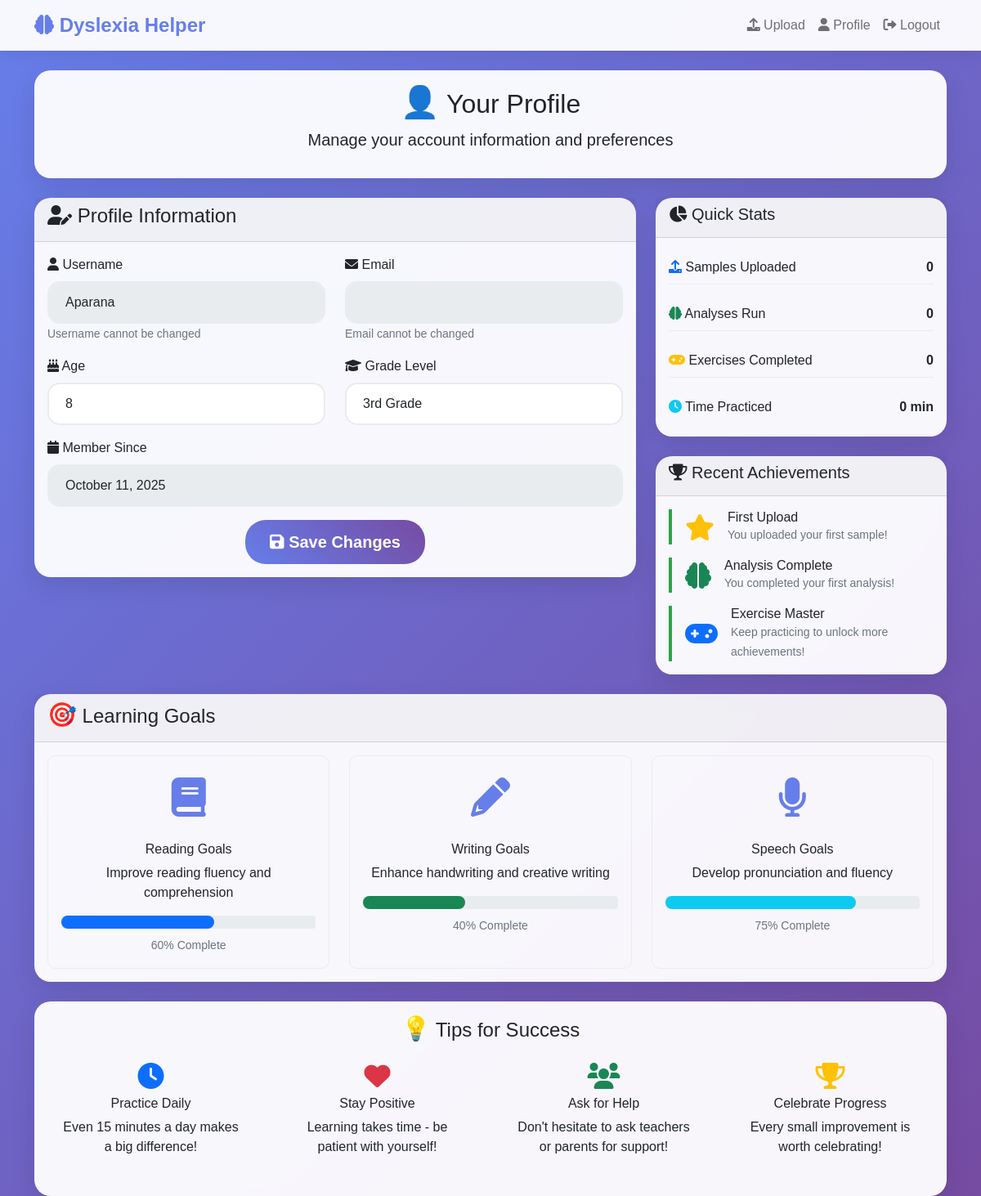
Page /profile/ (signed in) on the earlier database version.
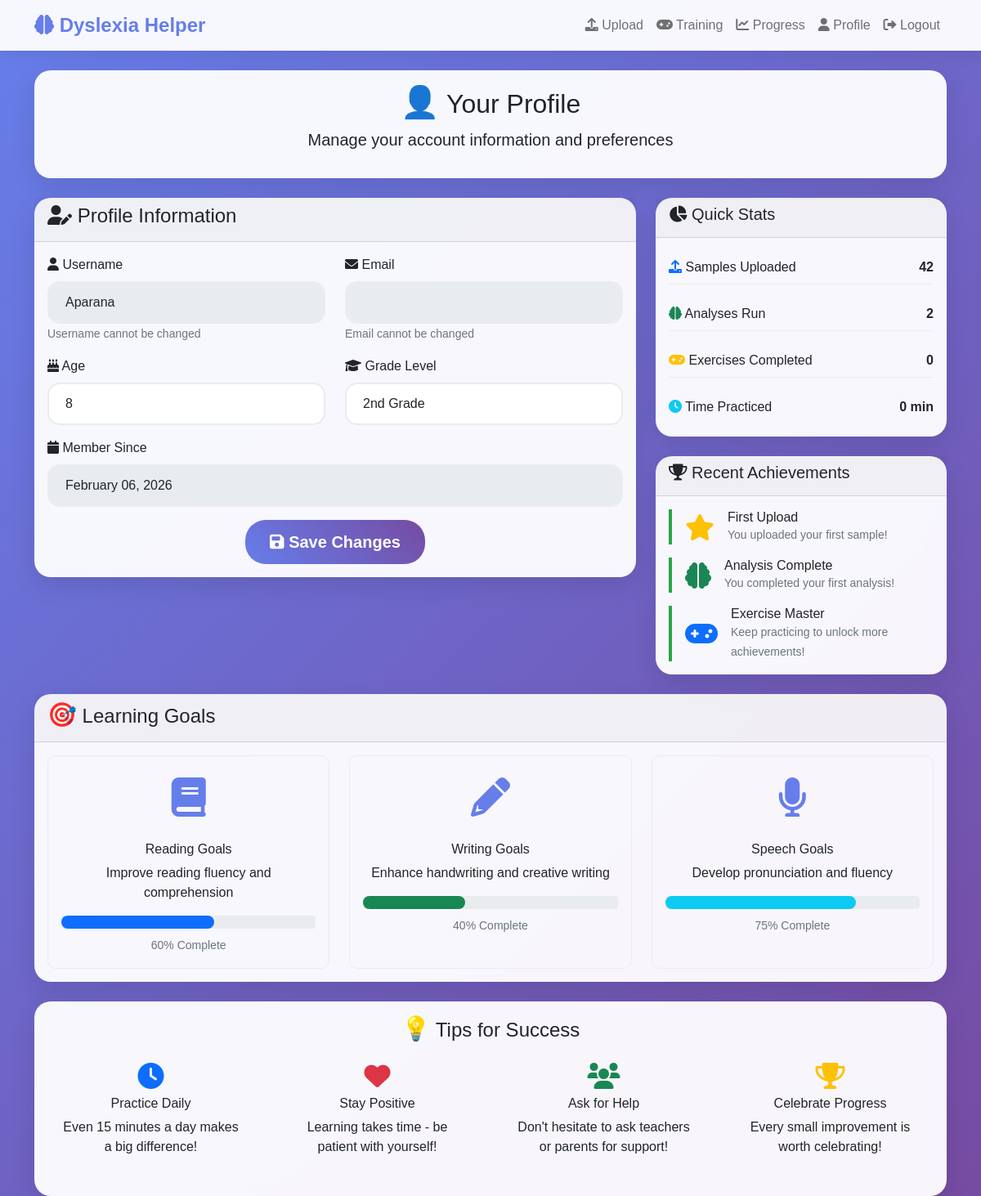
Same page on the later database version.
### data_collection/models.py (models this page shows, shortened)
class UserProfile(models.Model):
    user = models.OneToOneField(User, on_delete=models.CASCADE)
    age = models.IntegerField(null=True, blank=True)
    grade_level = models.CharField(max_length=20, null=True, blank=True)
    created_at = models.DateTimeField(auto_now_add=True)

### user_interface/views.py (the view)
# urls.py: path('profile/', views.profile, name='profile'),
@login_required
def profile(request):
    profile, created = UserProfile.objects.get_or_create(
        user=request.user,
        defaults={'age': 10, 'grade_level': '5th'}
    )
    if request.method == 'POST':
        profile.age = request.POST.get('age', profile.age)
        profile.grade_level = request.POST.get('grade_level', profile.grade_level)
        profile.save()
        messages.success(request, 'Profile updated successfully!')
        return redirect('profile')
    context = {
        'profile': profile,
    }
    return render(request, 'user_interface/profile.html', context)

### user_interface/context_processors.py (called while the page is built)
def detection_status(request):
    if request.user.is_authenticated:
        latest_detection = DetectionResult.objects.filter(user=request.user).order_by('-detection_timestamp').first()
        has_detection = False
        if latest_detection:
            if latest_detection.risk_level in ['medium', 'high'] or \
               latest_detection.dyslexia_probability > 0.4 or \
               latest_detection.dysgraphia_probability > 0.4:
                has_detection = True
        return {
            'has_detection': has_detection,
            'latest_detection_result': latest_detection
        }
    return {}

### user_interface/templates/user_interface/profile.html (shortened to what this page needs)
{% extends 'user_interface/base.html' %}
{% block content %}
<div class="row">
    <div class="col-12">
        <div class="card mb-4">
            <div class="card-body text-center">
                <h2><span class="emoji">👤</span> Your Profile</h2>
                <p class="lead">Manage your account information and preferences</p>
            </div>
        </div>
    </div>
</div>
<div class="row">
    <div class="col-md-8">
        <div class="card">
            <div class="card-header">
                <h4><i class="fas fa-user-edit"></i> Profile Information</h4>
            </div>
            <div class="card-body">
                <form method="post">
                    <div class="row">
                        <div class="col-md-6">
                            <div class="mb-3">
                                <label for="username" class="form-label">
                                    <i class="fas fa-user"></i> Username
                                </label>
                                <input type="text" class="form-control" value="{{ user.username }}" readonly>
                                <small class="form-text text-muted">Username cannot be changed</small>
                            </div>
                        </div>
                        <div class="col-md-6">
                            <div class="mb-3">
                                <label for="email" class="form-label">
                                    <i class="fas fa-envelope"></i> Email
                                </label>
                                <input type="email" class="form-control" value="{{ user.email }}" readonly>
                                <small class="form-text text-muted">Email cannot be changed</small>
                            </div>
                        </div>
                    </div>
                    <div class="row">
                        <div class="col-md-6">
                            <div class="mb-3">
                                <label for="age" class="form-label">
                                    <i class="fas fa-birthday-cake"></i> Age
                                </label>
                                <input type="number" class="form-control" name="age" id="age"
                                       value="{{ profile.age }}" min="5" max="18" required>
                            </div>
                        </div>
                        <div class="col-md-6">
                            <div class="mb-3">
                                <label for="grade_level" class="form-label">
                                    <i class="fas fa-graduation-cap"></i> Grade Level
                                </label>
                                <select class="form-control" name="grade_level" id="grade_level" required>
                                    <option value="2nd" {% if profile.grade_level == '2nd' %}selected{% endif %}>2nd Grade</option>
                                    <option value="3rd" {% if profile.grade_level == '3rd' %}selected{% endif %}>3rd Grade</option>
                                </select>
                            </div>
                        </div>
                    </div>
                    <div class="mb-3">
                        <label for="created_at" class="form-label">
                            <i class="fas fa-calendar"></i> Member Since
                        </label>
                        <input type="text" class="form-control" value="{{ profile.created_at|date:'F d, Y' }}" readonly>
                    </div>
                    <div class="text-center">
                        <button type="submit" class="btn btn-primary btn-lg">
                            <i class="fas fa-save"></i> Save Changes
                        </button>
                    </div>
                </form>
            </div>
        </div>
    </div>
    <div class="col-md-4">
        <div class="card mb-4">
            <div class="card-header">
                <h5><i class="fas fa-chart-pie"></i> Quick Stats</h5>
            </div>
            <div class="card-body">
                <div class="stat-item mb-3">
                    <div class="d-flex justify-content-between">
                        <span><i class="fas fa-upload text-primary"></i> Samples Uploaded</span>
                        <span class="fw-bold">{{ user.handwritingsample_set.count|add:user.speechsample_set.count }}</span>
                    </div>
                </div>
                <div class="stat-item mb-3">
                    <div class="d-flex justify-content-between">
                        <span><i class="fas fa-brain text-success"></i> Analyses Run</span>
                        <span class="fw-bold">{{ user.detectionresult_set.count }}</span>
                    </div>
                </div>
                <div class="stat-item mb-3">
                    <div class="d-flex justify-content-between">
                        <span><i class="fas fa-gamepad text-warning"></i> Exercises Completed</span>
                        <span class="fw-bold">{{ user.exercisesession_set.count }}</span>
                    </div>
                </div>
                <div class="stat-item">
                    <div class="d-flex justify-content-between">
                        <span><i class="fas fa-clock text-info"></i> Time Practiced</span>
                        <span class="fw-bold">{{ user.exercisesession_set.aggregate.total_time|default:0 }} min</span>
                    </div>
                </div>
            </div>
        </div>
        <div class="card">
            <div class="card-header">
                <h5><i class="fas fa-trophy"></i> Recent Achievements</h5>
            </div>
            <div class="card-body">
                <div class="achievement-item mb-3">
                    <div class="d-flex align-items-center">
                        <i class="fas fa-star text-warning fa-2x me-3"></i>
                        <div>
                            <h6 class="mb-0">First Upload</h6>
                            <small class="text-muted">You uploaded your first sample!</small>
                        </div>
                    </div>
                </div>
                <div class="achievement-item mb-3">
                    <div class="d-flex align-items-center">
                        <i class="fas fa-brain text-success fa-2x me-3"></i>
                        <div>
                            <h6 class="mb-0">Analysis Complete</h6>
                            <small class="text-muted">You completed your first analysis!</small>
                        </div>
                    </div>
                </div>
                <div class="achievement-item">
                    <div class="d-flex align-items-center">
                        <i class="fas fa-gamepad text-primary fa-2x me-3"></i>
                        <div>
                            <h6 class="mb-0">Exercise Master</h6>
                            <small class="text-muted">Keep practicing to unlock more achievements!</small>
                        </div>
                    </div>
                </div>
            </div>
        </div>
    </div>
</div>
<div class="row mt-4">
    <div class="col-12">
        <div class="card">
            <div class="card-header">
                <h4><span class="emoji">🎯</span> Learning Goals</h4>
            </div>
            <div class="card-body">
                <div class="row">
                    <div class="col-md-4">
                        <div class="goal-card text-center">
                            <div class="feature-icon">
                                <i class="fas fa-book"></i>
                            </div>
                            <h6>Reading Goals</h6>
                            <p>Improve reading fluency and comprehension</p>
                            <div class="progress mb-2">
                                <div class="progress-bar bg-primary" style="width: 60%"></div>
                            </div>
                            <small class="text-muted">60% Complete</small>
                        </div>
                    </div>
                    <div class="col-md-4">
                        <div class="goal-card text-center">
                            <div class="feature-icon">
                                <i class="fas fa-pencil-alt"></i>
                            </div>
                            <h6>Writing Goals</h6>
                            <p>Enhance handwriting and creative writing</p>
                            <div class="progress mb-2">
                                <div class="progress-bar bg-success" style="width: 40%"></div>
                            </div>
                            <small class="text-muted">40% Complete</small>
                        </div>
                    </div>
                    <div class="col-md-4">
                        <div class="goal-card text-center">
                            <div class="feature-icon">
                                <i class="fas fa-microphone"></i>
                            </div>
                            <h6>Speech Goals</h6>
                            <p>Develop pronunciation and fluency</p>
                            <div class="progress mb-2">
                                <div class="progress-bar bg-info" style="width: 75%"></div>
                            </div>
                            <small class="text-muted">75% Complete</small>
                        </div>
                    </div>
                </div>
            </div>
        </div>
    </div>
</div>
<div class="row mt-4">
    <div class="col-12">
        <div class="card">
            <div class="card-body text-center">
                <h4><span class="emoji">💡</span> Tips for Success</h4>
                <div class="row">
                    <div class="col-md-3">
                        <div class="tip-item">
                            <i class="fas fa-clock fa-2x text-primary mb-2"></i>
                            <h6>Practice Daily</h6>
                            <p>Even 15 minutes a day makes a big difference!</p>
                        </div>
                    </div>
                    <div class="col-md-3">
                        <div class="tip-item">
                            <i class="fas fa-heart fa-2x text-danger mb-2"></i>
                            <h6>Stay Positive</h6>
                            <p>Learning takes time - be patient with yourself!</p>
                        </div>
                    </div>
                    <div class="col-md-3">
                        <div class="tip-item">
                            <i class="fas fa-users fa-2x text-success mb-2"></i>
                            <h6>Ask for Help</h6>
                            <p>Don't hesitate to ask teachers or parents for support!</p>
                        </div>
                    </div>
                    <div class="col-md-3">
                        <div class="tip-item">
                            <i class="fas fa-trophy fa-2x text-warning mb-2"></i>
                            <h6>Celebrate Progress</h6>
                            <p>Every small improvement is worth celebrating!</p>
                        </div>
                    </div>
                </div>
            </div>
        </div>
    </div>
</div>
{% endblock %}

### user_interface/templates/user_interface/base.html (shortened to what this page needs)
<!DOCTYPE html>
<html lang="en">
<head>
    <link href="https://cdn.jsdelivr.net/npm/bootstrap@5.1.3/dist/css/bootstrap.min.css" rel="stylesheet">
    <link href="https://cdnjs.cloudflare.com/ajax/libs/font-awesome/6.0.0/css/all.min.css" rel="stylesheet">
</head>
<body>
    <nav class="navbar navbar-expand-lg navbar-light">
        <div class="container">
            <a class="navbar-brand" href="{% url 'home' %}">
                <i class="fas fa-brain"></i> Dyslexia Helper
            </a>
            {% if user.is_authenticated %}
            <div class="navbar-nav ms-auto">
                <a class="nav-link" href="{% url 'upload_data' %}">
                    <i class="fas fa-upload"></i> Upload
                </a>
                {% if has_detection %}
                <a class="nav-link" href="{% url 'training_exercises' %}">
                    <i class="fas fa-gamepad"></i> Training
                </a>
                <a class="nav-link" href="{% url 'progress_reports' %}">
                    <i class="fas fa-chart-line"></i> Progress
                </a>
                {% endif %}
                <a class="nav-link" href="{% url 'profile' %}">
                    <i class="fas fa-user"></i> Profile
                </a>
                <a class="nav-link" href="{% url 'logout' %}">
                    <i class="fas fa-sign-out-alt"></i> Logout
                </a>
            </div>
            {% endif %}
        </div>
    </nav>
    <div class="container mt-4">
        {% block content %}
        {% endblock %}
    </div>
</body>
</html>

### user_interface/templates/user_interface/base.html (style rules this page uses)
:root { --bg-start: #667eea; --bg-end: #764ba2; --glass-bg: rgba(255, 255, 255, 0.95); --text-color: #1f2937; --card-shadow: 0 10px 30px rgba(0, 0, 0, 0.12); --accent: #8b5cf6; --accent-2: #06b6d4; }
body { background: linear-gradient(135deg, #667eea 0%, #764ba2 100%); font-family: 'Comic Sans MS', cursive, sans-serif; min-height: 100vh; }
.navbar { background: rgba(255, 255, 255, 0.95) !important; backdrop-filter: blur(10px); box-shadow: 0 2px 20px rgba(0, 0, 0, 0.1); }
.navbar-brand { font-size: 1.5rem; font-weight: bold; color: #667eea !important; }
.card { border: none; border-radius: 20px; box-shadow: 0 10px 30px rgba(0, 0, 0, 0.1); background: rgba(255, 255, 255, 0.95); backdrop-filter: blur(10px); }
.btn { position: relative; overflow: hidden; }
.btn-primary { background: linear-gradient(45deg, #667eea, #764ba2); border: none; border-radius: 25px; padding: 12px 30px; font-weight: bold; transition: all 0.3s ease; }
.feature-icon { font-size: 3rem; color: #667eea; margin-bottom: 1rem; transition: transform .2s ease; }
.progress-bar { background-color: #667eea; border-radius: 10px; }
.form-control { border-radius: 15px; border: 2px solid #e9ecef; padding: 12px 20px; }
.emoji { font-size: 1.2em; }
.stat-item { padding: 0.5rem 0; border-bottom: 1px solid #e9ecef; }
.stat-item:last-child { border-bottom: none; }
.achievement-item { border-left: 4px solid #28a745; padding-left: 1rem; }
.goal-card { padding: 1rem; border: 1px solid #e9ecef; border-radius: 10px; height: 100%; }
.tip-item { padding: 1rem; }

### user_interface/templates/user_interface/profile.html (style rules this page uses)
.stat-item { padding: 0.5rem 0; border-bottom: 1px solid #e9ecef; }
.stat-item:last-child { border-bottom: none; }
.achievement-item { border-left: 4px solid #28a745; padding-left: 1rem; }
.goal-card { padding: 1rem; border: 1px solid #e9ecef; border-radius: 10px; height: 100%; }
.tip-item { padding: 1rem; }

Differences in the rows shown:
changed UserProfile: grade_level "3rd Grade" → "2nd Grade"; created_at "October 11, 2025" → "February 06, 2026"
Other differences:
{{ user.handwritingsample_set.count|add:user.speechsample_set.count }}: "0" → "42"
{{ user.detectionresult_set.count }}: "0" → "2"
text now shown: "Training Progress"
